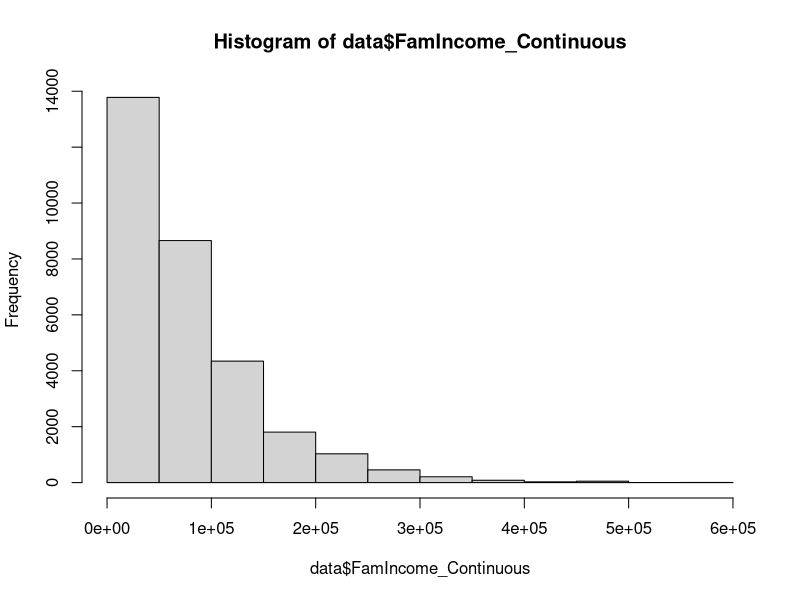
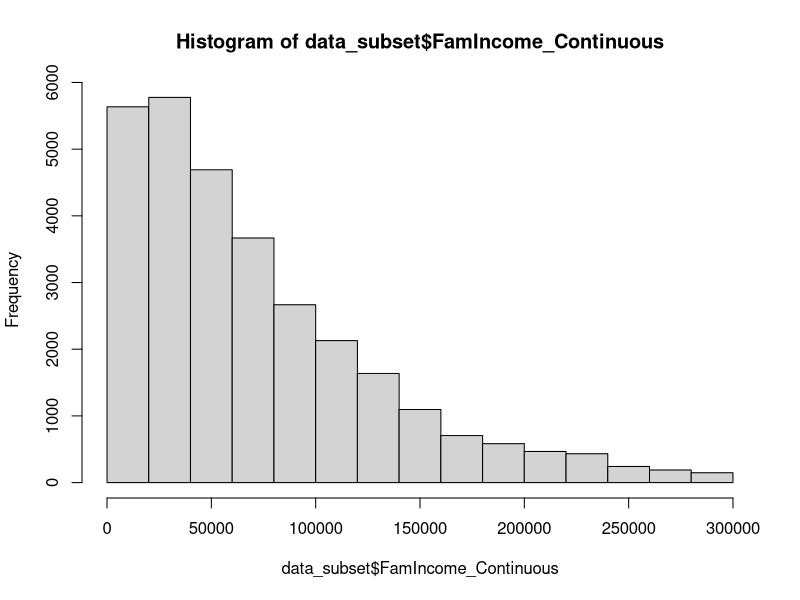

The R script that drew these images, in order:
## ---- chunk 1

## ---- chunk 2
data = read.csv("Datasets/mepsData.csv")
## ---- chunk 3
data_subset = data[ , c("Person_ID", "Age", "Sex")] # Keep these columns
summary(data_subset)
## ---- chunk 4
data_subset = data[1:10000, ] # Keeping the first 10000 rows
summary(data_subset)
## ---- chunk 5
hist(data$FamIncome_Continuous)
## ---- chunk 6
data_subset = subset(data, FamIncome_Continuous<300000)
hist(data_subset$FamIncome_Continuous)
## ---- chunk 7
summary(data$FamIncome_Continuous)
summary(data_subset$FamIncome_Continuous)
## ---- chunk 8
# Will provide a vector telling us which indices are TRUE
index = which(data$HasDiabetes==1 & #Combine statements with &
              data$BMI>18.5 &
              data$BMI<25)

head(index) #See the first six elements of index

data_subset = data[index, ] # We leave the column input blank to include all columns
## ---- chunk 9
summary(data_subset$HasDiabetes)
summary(data_subset$BMI)
## ---- chunk 10
summary(data$HasHypertension)
## ---- chunk 11
is.na(1)
is.na(NA)
is.na(c(1,2,3,NA))
## ---- chunk 12
data_subset = subset(data, is.na(HasHypertension)==0)
# or
index = which(is.na(data$HasHypertension)==0)
data_subset = data[index, ]
## ---- chunk 13
summary(data$HasHypertension)
summary(data_subset$HasHypertension)  
## ---- chunk 14
data_subset_diab = subset(data, HasDiabetes==1)
data_subset_hyper = subset(data, HasHypertension==1)

data_subset = rbind(data_subset_diab, data_subset_hyper) # Use rbind to directly combine the tables by row

nrow(unique(data_subset)) # Number of unique observations
nrow(data_subset) # Total Observations
## ---- chunk 15

